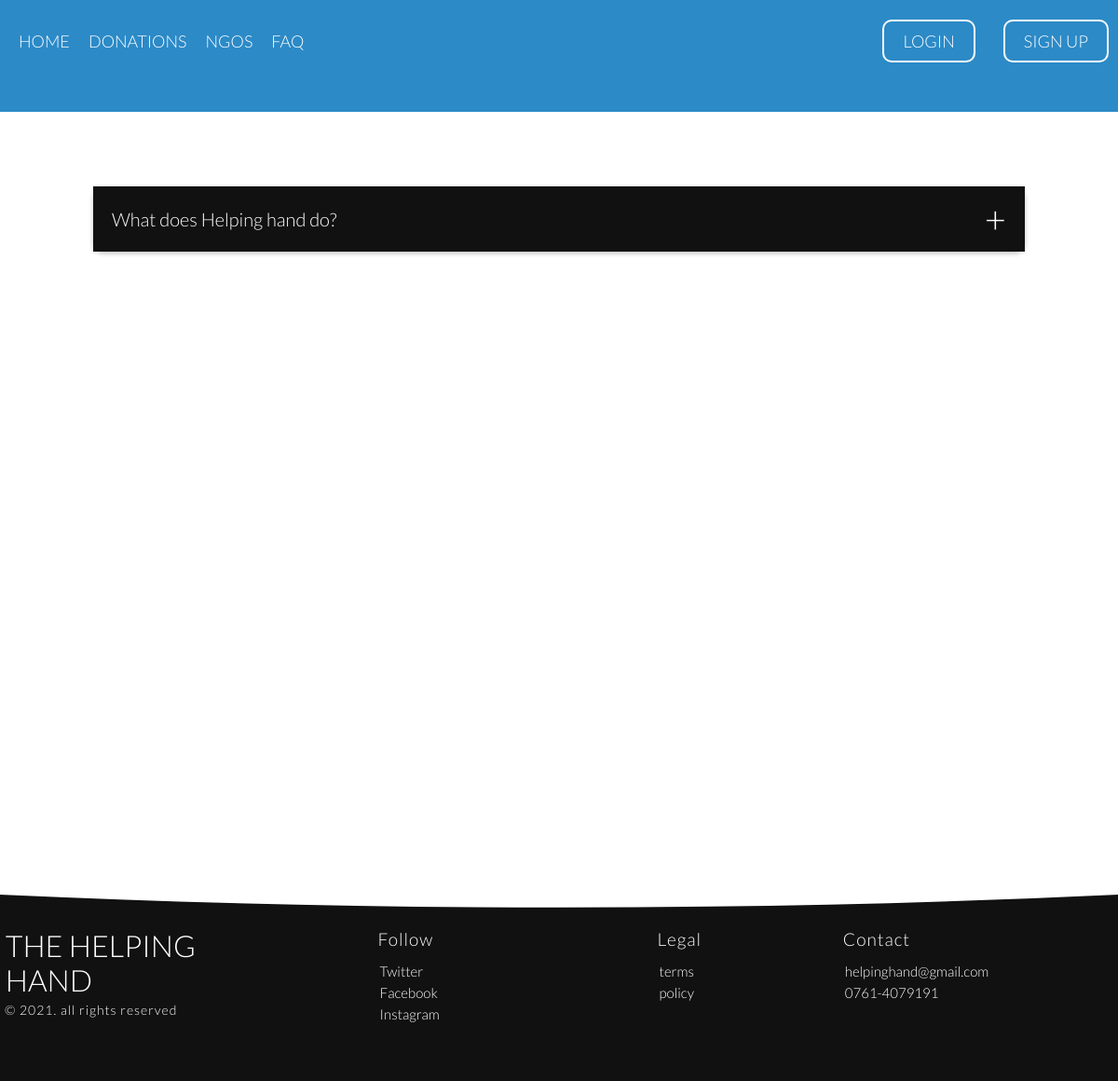
Before: /pages/faq.php with the older database file.
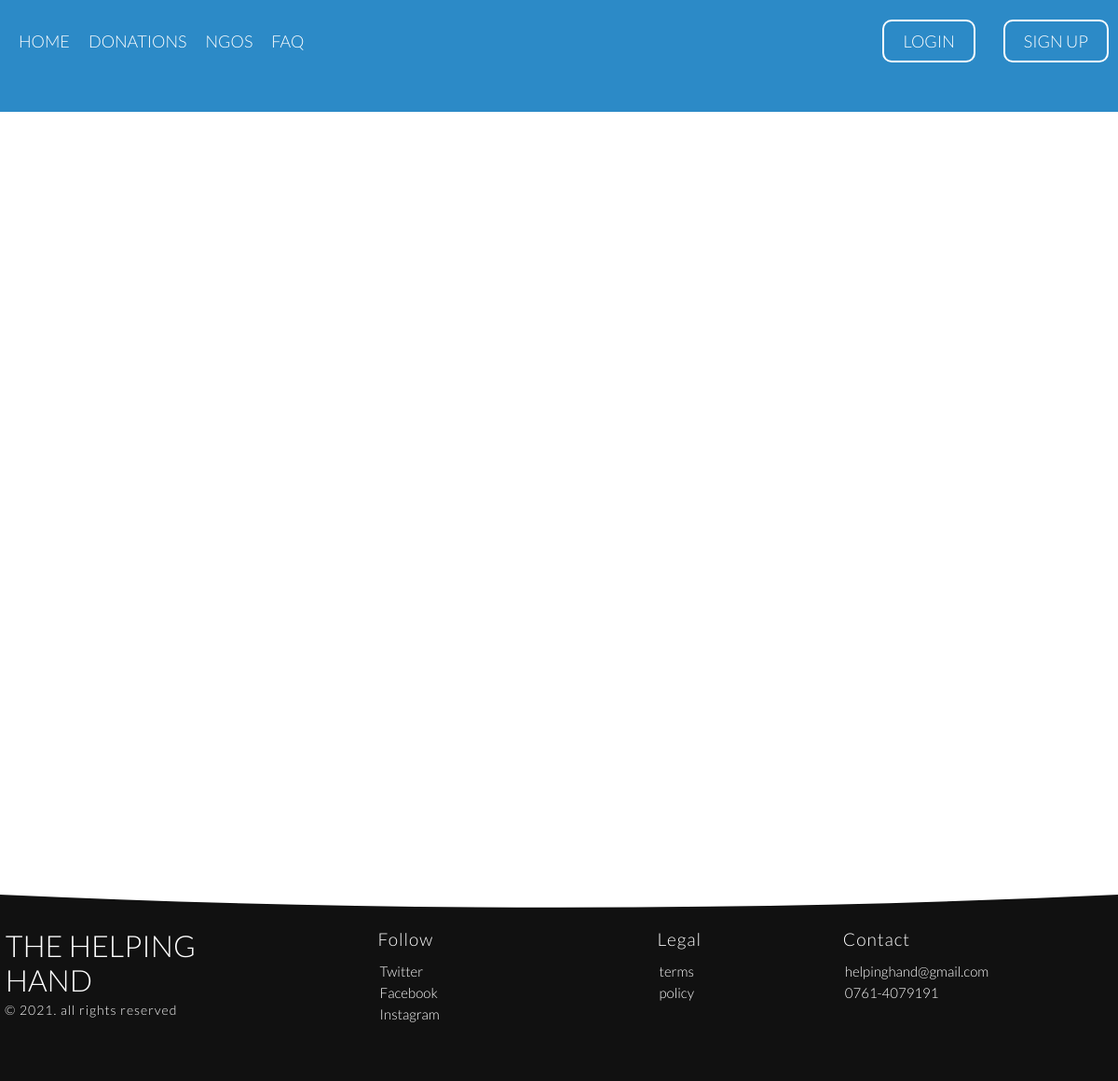
After: the same page with the newer database file.
### tables this page shows
CREATE TABLE IF NOT EXISTS `faq` (
  `question` varchar(255) NOT NULL,
  `response` text NOT NULL
);

### pages/faq.php (the view, shortened to what this page needs)
<?php
include '../php/connection.php';
?>
<!DOCTYPE html>
<html lang="en">
<head>
    <link rel="stylesheet" text="text/css" href="../css/normalize.css" />
    <link rel="stylesheet" text="text/css" href="../css/Grid.css" />
    <link rel="stylesheet" text="text/css" href="../css/rest.css" />
    <link rel="stylesheet" text="text/css" href="../css/ionicons.min.css" />
</head>
<body>
    <header>
        <?php require 'navbar.php'?>
    </header>
    <section class="row FAQ-section">
        <div class="accordion">
            <?php
                if($result = $sqlConnection->query('SELECT *FROM faq;')){
                    while($row = $result->fetch_array()){
                        echo '<div class="accordion-item">
                        <div class="accordion-item-question">'.$row[0].'</div>
                        <div class="accordion-item-content">
                            <div class="accordion-item-content-answer-bar"></div>
                            <div class="accordion-item-content-answer">'
                                .$row[1].
                            '</div>
                        </div>
                    </div>';
                    }
                }
            ?>
        </div>
    </section>
    <footer>
        <div class="row footer-section">
            <div class="col span-1-of-4 footer-section-heading">
                <h3 class="footer-title">the helping hand</h3>
                <p class="footer-section-heading-para">
                    &copy; 2021. all rights reserved
                </p>
            </div>
            <div class="col span-1-of-4 footer-section-follow">
                <p class="footer-section-subheading">Follow</p>
                <ul class="footer-section-links">
                    <li><a>Twitter</a></li>
                    <li><a>Facebook</a></li>
                    <li><a>Instagram</a></li>
                </ul>
            </div>
            <div class="col span-1-of-4 footer-section-legals">
                <p class="footer-section-subheading">Legal</p>
                <ul class="footer-section-links">
                    <li><a>terms</a></li>
                    <li><a>policy</a></li>
                </ul>
            </div>
            <div class="col span-1-of-4 footer-section-contact">
                <p class="footer-section-subheading">Contact</p>
                <ul class="footer-section-contact-links">
                    <li><a>helpinghand@gmail.com </a></li>
                    <li><a>0761-4079191</a></li>
                </ul>
            </div>
        </div>
    </footer>
</body>
</html>

Changed rows visible on the page:
removed faq: question "What does Helping hand do?"
